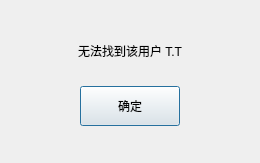
<?xml version="1.0" encoding="UTF-8"?>
<ui version="4.0">
 <class>FindFailDlg</class>
 <widget class="QDialog" name="FindFailDlg">
  <property name="geometry">
   <rect>
    <x>0</x>
    <y>0</y>
    <width>260</width>
    <height>163</height>
   </rect>
  </property>
  <property name="sizePolicy">
   <sizepolicy hsizetype="Preferred" vsizetype="Ignored">
    <horstretch>0</horstretch>
    <verstretch>0</verstretch>
   </sizepolicy>
  </property>
  <property name="minimumSize">
   <size>
    <width>260</width>
    <height>163</height>
   </size>
  </property>
  <property name="maximumSize">
   <size>
    <width>260</width>
    <height>163</height>
   </size>
  </property>
  <property name="windowTitle">
   <string>Dialog</string>
  </property>
  <layout class="QVBoxLayout" name="verticalLayout">
   <item>
    <spacer name="verticalSpacer">
     <property name="orientation">
      <enum>Qt::Vertical</enum>
     </property>
     <property name="sizeType">
      <enum>QSizePolicy::Fixed</enum>
     </property>
     <property name="sizeHint" stdset="0">
      <size>
       <width>20</width>
       <height>20</height>
      </size>
     </property>
    </spacer>
   </item>
   <item>
    <widget class="QLabel" name="fail_tip">
     <property name="minimumSize">
      <size>
       <width>0</width>
       <height>40</height>
      </size>
     </property>
     <property name="maximumSize">
      <size>
       <width>16777215</width>
       <height>40</height>
      </size>
     </property>
     <property name="text">
      <string>无法找到该用户 T.T</string>
     </property>
     <property name="alignment">
      <set>Qt::AlignCenter</set>
     </property>
    </widget>
   </item>
   <item>
    <widget class="QWidget" name="widget" native="true">
     <layout class="QHBoxLayout" name="horizontalLayout">
      <item>
       <widget class="ClickedBtn" name="fail_sure_btn">
        <property name="minimumSize">
         <size>
          <width>100</width>
          <height>40</height>
         </size>
        </property>
        <property name="maximumSize">
         <size>
          <width>100</width>
          <height>40</height>
         </size>
        </property>
        <property name="text">
         <string>确定</string>
        </property>
       </widget>
      </item>
     </layout>
    </widget>
   </item>
   <item>
    <spacer name="verticalSpacer_3">
     <property name="orientation">
      <enum>Qt::Vertical</enum>
     </property>
     <property name="sizeHint" stdset="0">
      <size>
       <width>20</width>
       <height>40</height>
      </size>
     </property>
    </spacer>
   </item>
   <item>
    <spacer name="verticalSpacer_2">
     <property name="orientation">
      <enum>Qt::Vertical</enum>
     </property>
     <property name="sizeHint" stdset="0">
      <size>
       <width>20</width>
       <height>40</height>
      </size>
     </property>
    </spacer>
   </item>
  </layout>
 </widget>
 <customwidgets>
  <customwidget>
   <class>ClickedBtn</class>
   <extends>QPushButton</extends>
   <header location="global">/Users/jingbx/Qt.6.0.0/workspace/Qchat/chat_src/custom_ui_wid/clicked_btn.h</header>
  </customwidget>
 </customwidgets>
 <resources/>
 <connections/>
</ui>
